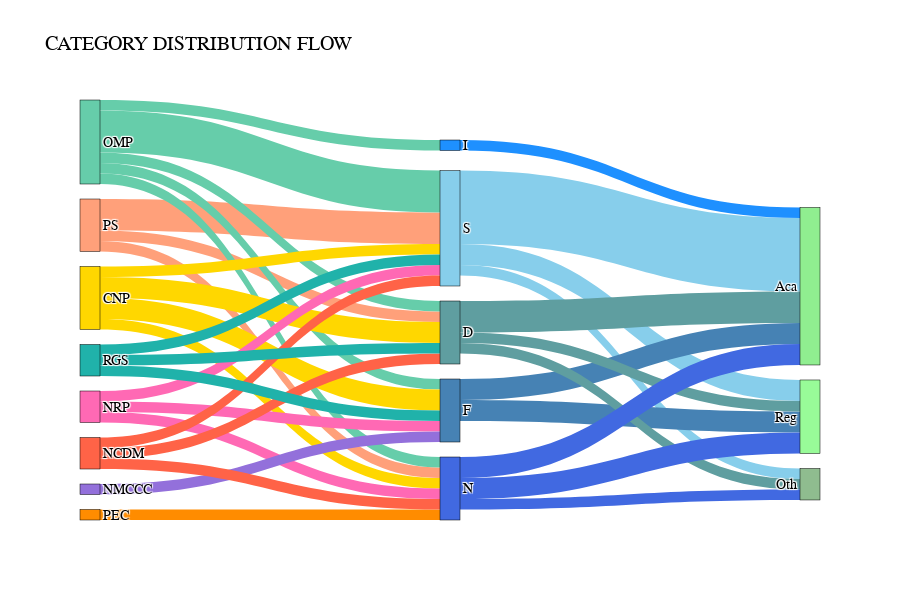

The code cell stored with this chart in its notebook:
### Markdown cell above
# Sankey Section

### Code cell
import pandas as pd
import plotly.graph_objects as go
import numpy as np

# Read the data
df = pd.read_csv('../data/sankey_assignment.csv')

# Define the source categories and target categories
source_cols = ['PS', 'OMP', 'CNP', 'NRP', 'NMCCC', 'PEC', 'NCDM', 'RGS']
middle_cols = ['S', 'F', 'D', 'N', 'I']
target_cols = ['Reg', 'Aca', 'Oth']

# Create lists to store the Sankey diagram data
source_list = []
target_list = []
value_list = []

# Function to get node index
def get_node_index(node, node_labels):
    return node_labels.index(node)

# Create node labels list
node_labels = source_cols + middle_cols + target_cols

# Source to middle connections
for src_col in source_cols:
    for mid_col in middle_cols:
        value = df.loc[df['LABEL'] == mid_col, src_col].values[0]
        if value > 0:
            source_list.append(get_node_index(src_col, node_labels))
            target_list.append(get_node_index(mid_col, node_labels))
            value_list.append(value)

# Middle to target connections
for mid_col in middle_cols:
    for tgt_col in target_cols:
        value = df.loc[df['LABEL'] == mid_col, tgt_col].values[0]
        if value > 0:
            source_list.append(get_node_index(mid_col, node_labels))
            target_list.append(get_node_index(tgt_col, node_labels))
            value_list.append(value)

# Create color list for nodes using colors from the image
colors = [
    '#FFA07A',  # Salmon pink (PS)
    '#66CDAA',  # Medium aquamarine (OMP)
    '#FFD700',  # Yellow (CNP)
    '#FF69B4',  # Hot pink (NRP)
    '#9370DB',  # Medium purple (NMCCC)
    '#FF8C00',  # Dark orange (PEC)
    '#FF6347',  # Tomato red (NCDM)
    '#20B2AA',  # Light sea green (RGS)
    '#87CEEB',  # Sky blue (S)
    '#4682B4',  # Steel blue (F)
    '#5F9EA0',  # Cadet blue (D)
    '#4169E1',  # Royal blue (N)
    '#1E90FF',  # Dodger blue (I)
    '#98FB98',  # Pale green (ACA)
    '#90EE90',  # Light green (RE)
    '#8FBC8F'   # Dark sea green (OTH)
]

# Create the Sankey diagram
fig = go.Figure(data=[go.Sankey(
    node=dict(
        pad=15,
        thickness=20,
        line=dict(color="black", width=0.5),
        label=node_labels,
        color=colors
    ),
    link=dict(
        source=source_list,
        target=target_list,
        value=value_list,
        color=[colors[src] for src in source_list]  # Color links based on source node color
    )
)])

# Update the layout
fig.update_layout(
    title_text="CATEGORY DISTRIBUTION FLOW",
    font=dict(
        family="Arial Black",    
        size=14,             
        color="black",       
    ),
    title_font=dict(
        size=20,    
        family="Arial Black",
        color="black"
    ),
    height=600,
    paper_bgcolor='white',
    plot_bgcolor='white',
)

# Show the plot
fig.show()

### Figure 1 — Plotly figure (JSON) as saved in the notebook; plotly's stock layout.template omitted (floating-point values rounded to 4 significant figures)
{"data": [{"link": {"color": ["#FFA07A", "#FFA07A", "#FFA07A", "#66CDAA", "#66CDAA", "#66CDAA", "#66CDAA", "#66CDAA", "#FFD700", "#FFD700", "#FFD700", "#FFD700", "#FF69B4", "#FF69B4", "#FF69B4", "#9370DB", "#FF8C00", "#FF6347", "#FF6347", "#FF6347", "#20B2AA", "#20B2AA", "#20B2AA", "#87CEEB", "#87CEEB", "#87CEEB", "#4682B4", "#4682B4", "#5F9EA0", "#5F9EA0", "#5F9EA0", "#4169E1", "#4169E1", "#4169E1", "#1E90FF"], "source": [0, 0, 0, 1, 1, 1, 1, 1, 2, 2, 2, 2, 3, 3, 3, 4, 5, 6, 6, 6, 7, 7, 7, 8, 8, 8, 9, 9, 10, 10, 10, 11, 11, 11, 12], "target": [8, 10, 11, 8, 9, 10, 11, 12, 8, 9, 10, 11, 8, 9, 11, 9, 11, 8, 10, 11, 8, 9, 10, 13, 14, 15, 13, 14, 13, 14, 15, 13, 14, 15, 14], "value": [3, 1, 1, 4, 1, 1, 1, 1, 1, 2, 2, 1, 1, 1, 1, 1, 1, 1, 1, 1, 1, 1, 1, 2, 7, 1, 2, 2, 1, 3, 1, 2, 2, 1, 1]}, "node": {"color": ["#FFA07A", "#66CDAA", "#FFD700", "#FF69B4", "#9370DB", "#FF8C00", "#FF6347", "#20B2AA", "#87CEEB", "#4682B4", "#5F9EA0", "#4169E1", "#1E90FF", "#98FB98", "#90EE90", "#8FBC8F"], "label": ["PS", "OMP", "CNP", "NRP", "NMCCC", "PEC", "NCDM", "RGS", "S", "F", "D", "N", "I", "Reg", "Aca", "Oth"], "line": {"color": "black", "width": 0.5}, "pad": 15, "thickness": 20}, "type": "sankey"}], "layout": {"font": {"color": "black", "family": "Arial Black", "size": 14}, "height": 600, "paper_bgcolor": "white", "plot_bgcolor": "white", "title": {"font": {"color": "black", "family": "Arial Black", "size": 20}, "text": "CATEGORY DISTRIBUTION FLOW"}}}
